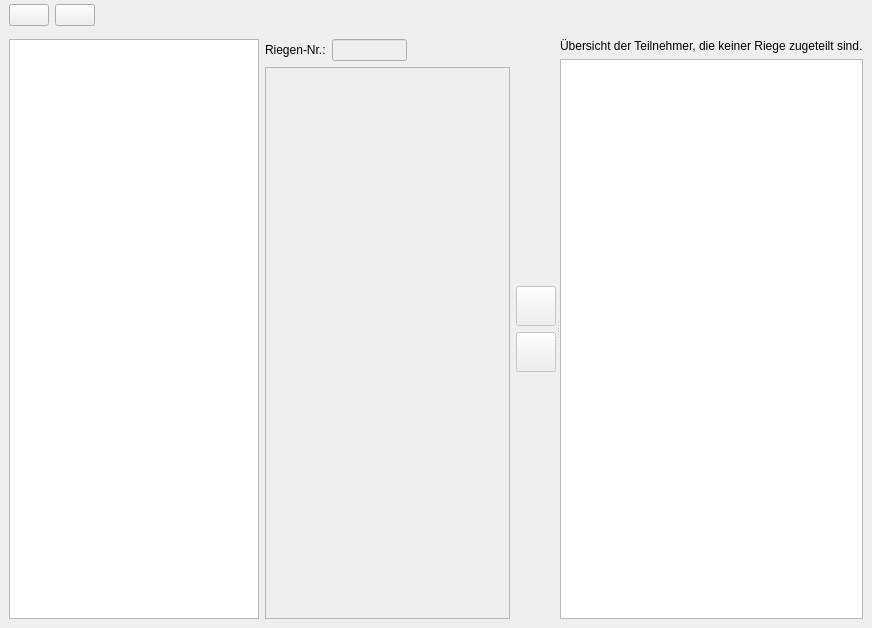
<?xml version="1.0" encoding="UTF-8"?>
<ui version="4.0">
 <class>SubdivisionsWidget</class>
 <widget class="QWidget" name="SubdivisionsWidget">
  <property name="geometry">
   <rect>
    <x>0</x>
    <y>0</y>
    <width>872</width>
    <height>628</height>
   </rect>
  </property>
  <property name="windowTitle">
   <string>Form</string>
  </property>
  <property name="windowIcon">
   <iconset resource="../resources/TurnFix.qrc">
    <normaloff>:/appicons/icon.png</normaloff>:/appicons/icon.png</iconset>
  </property>
  <layout class="QVBoxLayout" name="verticalLayout">
   <property name="spacing">
    <number>0</number>
   </property>
   <property name="leftMargin">
    <number>0</number>
   </property>
   <property name="topMargin">
    <number>0</number>
   </property>
   <property name="rightMargin">
    <number>0</number>
   </property>
   <property name="bottomMargin">
    <number>0</number>
   </property>
   <item>
    <widget class="QWidget" name="toolBar" native="true">
     <property name="sizePolicy">
      <sizepolicy hsizetype="Preferred" vsizetype="Fixed">
       <horstretch>0</horstretch>
       <verstretch>0</verstretch>
      </sizepolicy>
     </property>
     <layout class="QHBoxLayout" name="horizontalLayout">
      <property name="topMargin">
       <number>4</number>
      </property>
      <property name="bottomMargin">
       <number>4</number>
      </property>
      <item>
       <widget class="QPushButton" name="but_add">
        <property name="sizePolicy">
         <sizepolicy hsizetype="Fixed" vsizetype="Fixed">
          <horstretch>0</horstretch>
          <verstretch>0</verstretch>
         </sizepolicy>
        </property>
        <property name="text">
         <string/>
        </property>
        <property name="icon">
         <iconset resource="../resources/TurnFix.qrc">
          <normaloff>:/appicons/plus.png</normaloff>:/appicons/plus.png</iconset>
        </property>
        <property name="iconSize">
         <size>
          <width>24</width>
          <height>24</height>
         </size>
        </property>
       </widget>
      </item>
      <item>
       <widget class="QPushButton" name="but_del">
        <property name="sizePolicy">
         <sizepolicy hsizetype="Fixed" vsizetype="Fixed">
          <horstretch>0</horstretch>
          <verstretch>0</verstretch>
         </sizepolicy>
        </property>
        <property name="text">
         <string/>
        </property>
        <property name="icon">
         <iconset resource="../resources/TurnFix.qrc">
          <normaloff>:/appicons/minus.png</normaloff>:/appicons/minus.png</iconset>
        </property>
        <property name="iconSize">
         <size>
          <width>24</width>
          <height>24</height>
         </size>
        </property>
       </widget>
      </item>
      <item>
       <spacer name="horizontalSpacer">
        <property name="orientation">
         <enum>Qt::Horizontal</enum>
        </property>
        <property name="sizeHint" stdset="0">
         <size>
          <width>40</width>
          <height>20</height>
         </size>
        </property>
       </spacer>
      </item>
     </layout>
    </widget>
   </item>
   <item>
    <widget class="QWidget" name="widget" native="true">
     <layout class="QHBoxLayout" name="horizontalLayout_2">
      <item>
       <widget class="QSplitter" name="splitter">
        <property name="orientation">
         <enum>Qt::Horizontal</enum>
        </property>
        <widget class="QWidget" name="widget_2" native="true">
         <layout class="QGridLayout" name="gridLayout">
          <property name="leftMargin">
           <number>0</number>
          </property>
          <property name="topMargin">
           <number>0</number>
          </property>
          <property name="rightMargin">
           <number>0</number>
          </property>
          <property name="bottomMargin">
           <number>0</number>
          </property>
          <item row="0" column="2">
           <widget class="QLabel" name="label">
            <property name="text">
             <string>Riegen-Nr.:</string>
            </property>
           </widget>
          </item>
          <item row="0" column="3">
           <widget class="QLineEdit" name="txt_nummer">
            <property name="enabled">
             <bool>false</bool>
            </property>
            <property name="minimumSize">
             <size>
              <width>75</width>
              <height>0</height>
             </size>
            </property>
            <property name="maximumSize">
             <size>
              <width>75</width>
              <height>16777215</height>
             </size>
            </property>
            <property name="maxLength">
             <number>5</number>
            </property>
           </widget>
          </item>
          <item row="1" column="2" colspan="3">
           <widget class="QTableView" name="tbl_list">
            <property name="enabled">
             <bool>false</bool>
            </property>
            <property name="editTriggers">
             <set>QAbstractItemView::NoEditTriggers</set>
            </property>
            <property name="alternatingRowColors">
             <bool>true</bool>
            </property>
            <property name="selectionBehavior">
             <enum>QAbstractItemView::SelectRows</enum>
            </property>
            <attribute name="horizontalHeaderHighlightSections">
             <bool>false</bool>
            </attribute>
            <attribute name="verticalHeaderVisible">
             <bool>false</bool>
            </attribute>
            <attribute name="verticalHeaderDefaultSectionSize">
             <number>26</number>
            </attribute>
           </widget>
          </item>
          <item row="0" column="0" rowspan="2">
           <widget class="QTableView" name="lst_all">
            <property name="sizePolicy">
             <sizepolicy hsizetype="Fixed" vsizetype="Expanding">
              <horstretch>0</horstretch>
              <verstretch>0</verstretch>
             </sizepolicy>
            </property>
            <property name="minimumSize">
             <size>
              <width>250</width>
              <height>0</height>
             </size>
            </property>
            <property name="maximumSize">
             <size>
              <width>250</width>
              <height>16777215</height>
             </size>
            </property>
            <property name="editTriggers">
             <set>QAbstractItemView::AllEditTriggers</set>
            </property>
            <property name="alternatingRowColors">
             <bool>true</bool>
            </property>
            <property name="selectionMode">
             <enum>QAbstractItemView::SingleSelection</enum>
            </property>
            <property name="selectionBehavior">
             <enum>QAbstractItemView::SelectRows</enum>
            </property>
            <attribute name="horizontalHeaderHighlightSections">
             <bool>false</bool>
            </attribute>
            <attribute name="verticalHeaderVisible">
             <bool>false</bool>
            </attribute>
            <attribute name="verticalHeaderDefaultSectionSize">
             <number>26</number>
            </attribute>
           </widget>
          </item>
          <item row="0" column="4">
           <spacer name="horizontalSpacer_2">
            <property name="orientation">
             <enum>Qt::Horizontal</enum>
            </property>
            <property name="sizeHint" stdset="0">
             <size>
              <width>40</width>
              <height>20</height>
             </size>
            </property>
           </spacer>
          </item>
          <item row="0" column="5" rowspan="2">
           <widget class="QWidget" name="widget_3" native="true">
            <layout class="QVBoxLayout" name="verticalLayout_2">
             <property name="leftMargin">
              <number>0</number>
             </property>
             <property name="topMargin">
              <number>0</number>
             </property>
             <property name="rightMargin">
              <number>0</number>
             </property>
             <property name="bottomMargin">
              <number>0</number>
             </property>
             <item>
              <spacer name="verticalSpacer">
               <property name="orientation">
                <enum>Qt::Vertical</enum>
               </property>
               <property name="sizeHint" stdset="0">
                <size>
                 <width>20</width>
                 <height>40</height>
                </size>
               </property>
              </spacer>
             </item>
             <item>
              <widget class="QPushButton" name="but_add_2">
               <property name="enabled">
                <bool>false</bool>
               </property>
               <property name="minimumSize">
                <size>
                 <width>40</width>
                 <height>40</height>
                </size>
               </property>
               <property name="maximumSize">
                <size>
                 <width>40</width>
                 <height>40</height>
                </size>
               </property>
               <property name="text">
                <string/>
               </property>
               <property name="icon">
                <iconset resource="../resources/TurnFix.qrc">
                 <normaloff>:/appicons/left.png</normaloff>:/appicons/left.png</iconset>
               </property>
               <property name="iconSize">
                <size>
                 <width>32</width>
                 <height>32</height>
                </size>
               </property>
              </widget>
             </item>
             <item>
              <widget class="QPushButton" name="but_remove">
               <property name="enabled">
                <bool>false</bool>
               </property>
               <property name="sizePolicy">
                <sizepolicy hsizetype="Fixed" vsizetype="Fixed">
                 <horstretch>0</horstretch>
                 <verstretch>0</verstretch>
                </sizepolicy>
               </property>
               <property name="minimumSize">
                <size>
                 <width>40</width>
                 <height>40</height>
                </size>
               </property>
               <property name="maximumSize">
                <size>
                 <width>40</width>
                 <height>40</height>
                </size>
               </property>
               <property name="text">
                <string/>
               </property>
               <property name="icon">
                <iconset resource="../resources/TurnFix.qrc">
                 <normaloff>:/appicons/right.png</normaloff>:/appicons/right.png</iconset>
               </property>
               <property name="iconSize">
                <size>
                 <width>32</width>
                 <height>32</height>
                </size>
               </property>
              </widget>
             </item>
             <item>
              <spacer name="verticalSpacer_2">
               <property name="orientation">
                <enum>Qt::Vertical</enum>
               </property>
               <property name="sizeHint" stdset="0">
                <size>
                 <width>20</width>
                 <height>40</height>
                </size>
               </property>
              </spacer>
             </item>
            </layout>
           </widget>
          </item>
         </layout>
        </widget>
        <widget class="QWidget" name="widget_4" native="true">
         <layout class="QVBoxLayout" name="verticalLayout_3">
          <property name="leftMargin">
           <number>0</number>
          </property>
          <property name="topMargin">
           <number>0</number>
          </property>
          <property name="rightMargin">
           <number>0</number>
          </property>
          <property name="bottomMargin">
           <number>0</number>
          </property>
          <item>
           <widget class="QLabel" name="label_2">
            <property name="sizePolicy">
             <sizepolicy hsizetype="Preferred" vsizetype="Fixed">
              <horstretch>0</horstretch>
              <verstretch>0</verstretch>
             </sizepolicy>
            </property>
            <property name="text">
             <string>Übersicht der Teilnehmer, die keiner Riege zugeteilt sind.</string>
            </property>
           </widget>
          </item>
          <item>
           <widget class="QTableView" name="re_table2">
            <property name="sizePolicy">
             <sizepolicy hsizetype="Expanding" vsizetype="Minimum">
              <horstretch>0</horstretch>
              <verstretch>0</verstretch>
             </sizepolicy>
            </property>
            <property name="editTriggers">
             <set>QAbstractItemView::NoEditTriggers</set>
            </property>
            <property name="tabKeyNavigation">
             <bool>false</bool>
            </property>
            <property name="alternatingRowColors">
             <bool>true</bool>
            </property>
            <property name="selectionMode">
             <enum>QAbstractItemView::ExtendedSelection</enum>
            </property>
            <property name="selectionBehavior">
             <enum>QAbstractItemView::SelectRows</enum>
            </property>
            <attribute name="horizontalHeaderHighlightSections">
             <bool>false</bool>
            </attribute>
            <attribute name="verticalHeaderVisible">
             <bool>false</bool>
            </attribute>
            <attribute name="verticalHeaderDefaultSectionSize">
             <number>26</number>
            </attribute>
           </widget>
          </item>
         </layout>
        </widget>
       </widget>
      </item>
     </layout>
    </widget>
   </item>
  </layout>
 </widget>
 <resources>
  <include location="../resources/TurnFix.qrc"/>
 </resources>
 <connections/>
</ui>
